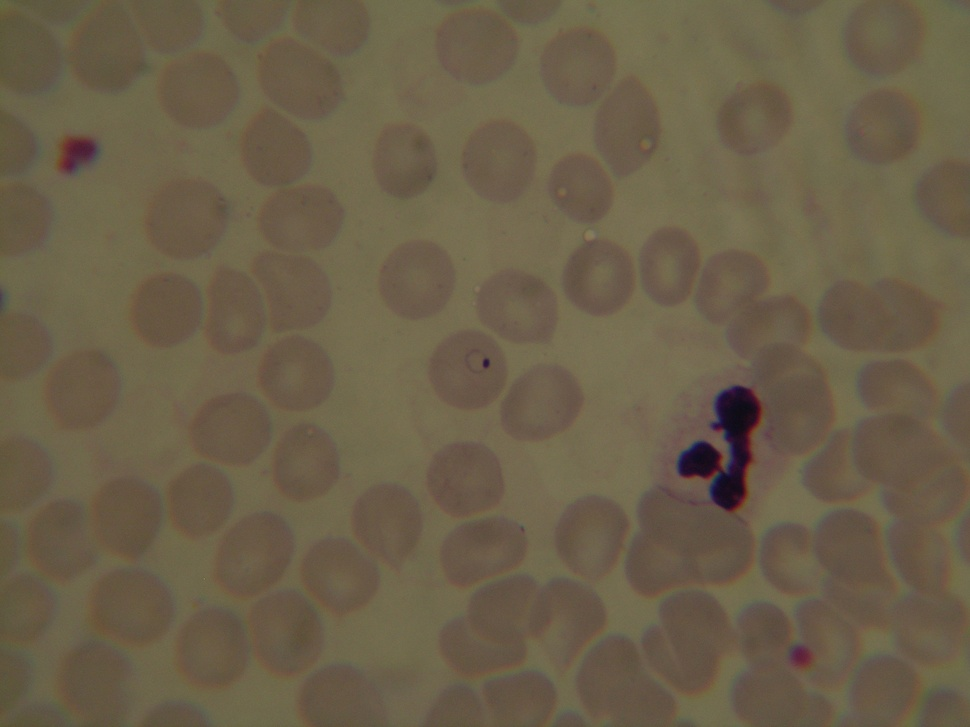
#> input picture test/images/blood_smear_1.JPG, 970 x 727 px, shrunk from 2592 x 1944 before the run, found by its file name; its folder holds only this picture in this run
$ jupyter execute --allow-errors fuzzy.ipynb   (shell and % lines are left out)
#> lines starting #> are read from the running program, lines starting #| are printed output that depends on the picture
[cell 1]
#https://ichi.pro/pt/segmentacao-de-imagem-com-clustering-198718633488102
#https://github.com/jeongHwarr/various_FCM_segmentation/blob/master/FCM.py
# =============================================================================
# Standard Fuzzy C-means algorithm
# (https://en.wikipedia.org/wiki/Fuzzy_clustering.)
# =============================================================================

import os
from os import listdir
from os.path import isfile, join
import cv2
import numpy as np
import matplotlib.pyplot as plt
from scipy.signal import convolve2d

[cell 2]
class FCM():
    def __init__(self, image, n_clusters, m, epsilon, max_iter):
        '''Modified Fuzzy C-means clustering
        <image>: 2D array, grey scale image.
        <n_clusters>: int, number of clusters/segments to create.
        <m>: float > 1, fuzziness parameter. A large <m> results in smaller
             membership values and fuzzier clusters. Commonly set to 2.
        <max_iter>: int, max number of iterations.
        '''

        #-------------------Check inputs-------------------
        if np.ndim(image) != 2:
            raise Exception("<image> needs to be 2D (gray scale image).")
        if n_clusters <= 0 or n_clusters != int(n_clusters):
            raise Exception("<n_clusters> needs to be positive integer.")
        if m < 1:
            raise Exception("<m> needs to be >= 1.")
        if epsilon <= 0:
            raise Exception("<epsilon> needs to be > 0")

        self.image = image
        self.n_clusters = n_clusters
        self.m = m
        self.epsilon = epsilon
        self.max_iter = max_iter

        self.shape = image.shape # image shape
        self.X = image.flatten().astype('float') # flatted image shape: (number of pixels,1)
        self.numPixels = image.size

    #---------------------------------------------
    def initial_U(self):
        U=np.zeros((self.numPixels, self.n_clusters))
        idx = np.arange(self.numPixels)
        for ii in range(self.n_clusters):
            idxii = idx%self.n_clusters==ii
            U[idxii,ii] = 1
        return U

    def update_U(self):
        '''Compute weights'''
        c_mesh,idx_mesh = np.meshgrid(self.C,self.X)
        power = 2./(self.m-1)
        p1 = abs(idx_mesh-c_mesh)**power
        p2 = np.sum((1./abs(idx_mesh-c_mesh))**power,axis=1)

        return 1./(p1*p2[:,None])

    def update_C(self):
        '''Compute centroid of clusters'''
        numerator = np.dot(self.X,self.U**self.m)
        denominator = np.sum(self.U**self.m,axis=0)
        return numerator/denominator

    def form_clusters(self):
        '''Iterative training'''
        d = 100
        self.U = self.initial_U()
        if self.max_iter != -1:
            i = 0
            while True:
                self.C = self.update_C()
                old_u = np.copy(self.U)
                self.U = self.update_U()
                d = np.sum(abs(self.U - old_u))
                print("Iteration %d : cost = %f" %(i, d))

                if d < self.epsilon or i > self.max_iter:
                    break
                i+=1
        else:
            i = 0
            while d > self.epsilon:
                self.C = self.update_C()
                old_u = np.copy(self.U)
                self.U = self.update_U()
                d = np.sum(abs(self.U - old_u))
                print("Iteration %d : cost = %f" %(i, d))

                if d < self.epsilon or i > self.max_iter:
                    break
                i+=1
        self.segmentImage()


    def deFuzzify(self):
        return np.argmax(self.U, axis = 1)

    def segmentImage(self):
        '''Segment image based on max weights'''

        result = self.deFuzzify()
        self.result = result.reshape(self.shape).astype('int')

        return self.result


def main(IS_PLOT=True,IS_SAVE=True, n_clusters=3, m=2, epsilon=5, max_iter=10):
#> called with IS_PLOT = True, IS_SAVE = True, n_clusters = 5, m = 2, epsilon = 5, max_iter = 20
    IMG_PATH = "images"
    OUTPUT_PATH = "output"
    OUTPUT_PLOT_PATH = os.path.join(OUTPUT_PATH,'segmentation') # path for output (plot directory)


    files = [f for f in listdir(IMG_PATH) if isfile(join(IMG_PATH, f))] # read all files in IMG_PATH

    for file in files:
        target_img_path = os.path.join(IMG_PATH,file)
        try:
            #--------------Lord image file--------------
            img= cv2.imread(target_img_path, cv2.IMREAD_GRAYSCALE) # cf. 8bit image-> 0~255
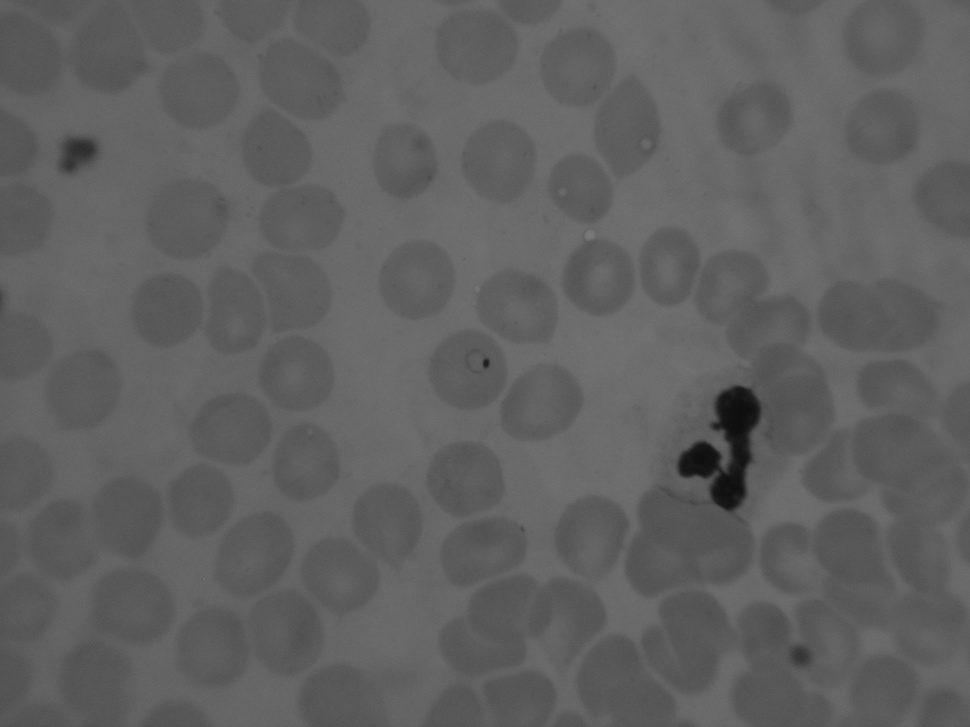
#> img: shape (727, 970); min 12, max 125, mean 96.5

            #--------------Clustering--------------
            cluster = FCM(img, n_clusters=n_clusters, m=m, epsilon=epsilon, max_iter=max_iter)
            cluster.form_clusters()
#> the loop in form_clusters, `while True:` made 22 passes
#> (numerator in update_C, self.C) on passes 1 to 7: ([13607502, 13609640, 13611415, 13612204, 13613485], [96.48, 96.5, 96.51, 96.51, 96.52]), ([2727917.1, 2722462, 2720852, 2720977.1, 2722286.5], [96.41, 96.47, 96.52, 96.54, 96.58]), ([2790515.1, 2716994, 2705719.9, 2713514.4, 2744792.3], [96.13, 96.37, 96.57, 96.66, 96.8]), ([4163426.4, 2562733.8, 2542305.6, 2616004.7, 3319867], [95.4, 95.97, 96.77, 97.12, 97.53]), ([4805577.7, 4512376, 2230162.3, 3548336.7, 3841133.6], [93.56, 95.15, 97.39, 98.14, 99.47]), ([9708655.3, 4615919.4, 2741208.7, 3530689.3, 7974802], [91.62, 93.94, 97.96, 99.65, 101.6]), ([12006712.7, 6465571.1, 4091471.9, 4331373.9, 11800390], [89.95, 93.29, 97.75, 100.7, 103.4])
            result=cluster.result
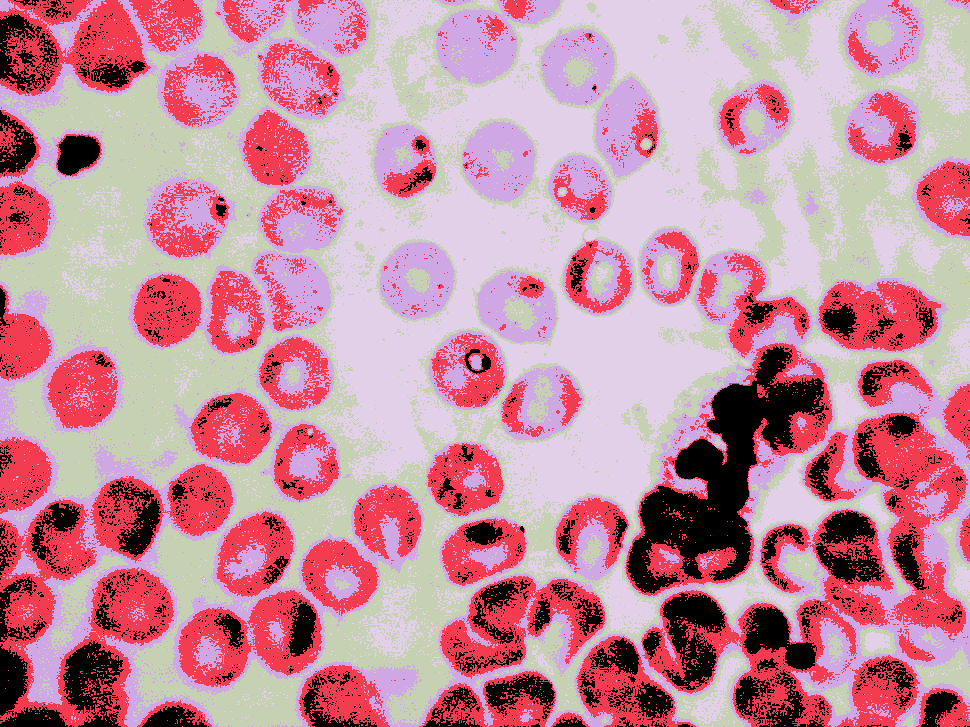
#> result: shape (727, 970) int64; 5 distinct labels, from 0 to 4; one colour per label, 0 black


            #do it on the hue
            img= cv2.imread(target_img_path, 1) # cf. 8bit image-> 0~255
#> img is the input picture: shape (727, 970, 3); mean B, G, R 73, 95.5, 107.6
            hsv = cv2.cvtColor(img, cv2.COLOR_RGB2HSV)
#> hsv: shape (727, 970, 3); mean H, S, V 100.7, 82.8, 107.6
            hue, s, v = cv2.split(hsv)
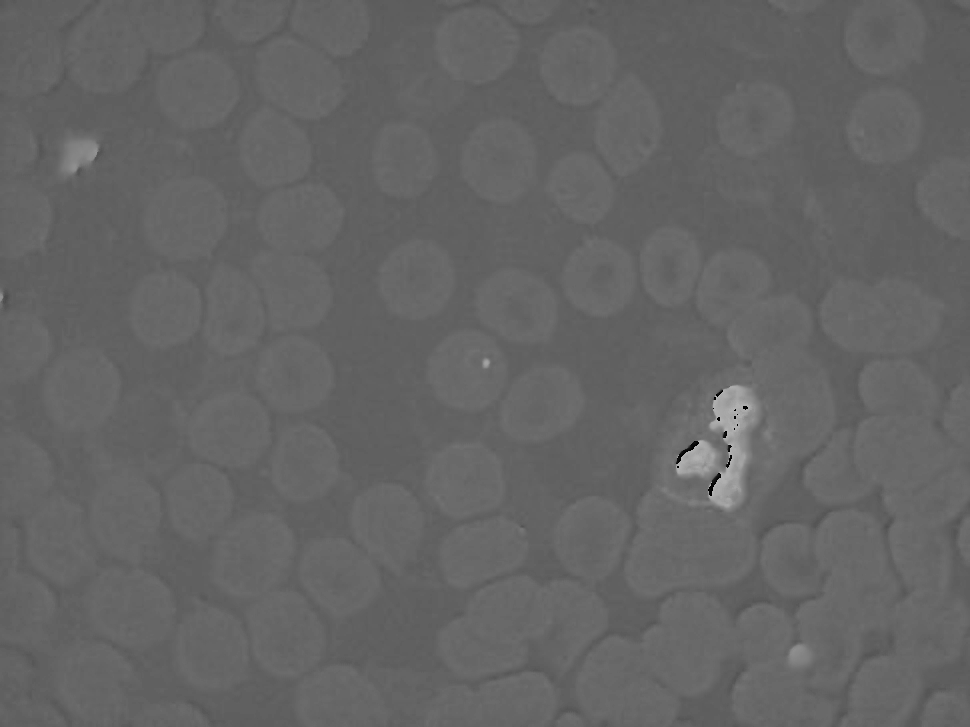
#> hue: shape (727, 970); min 0, max 179, mean 100.7
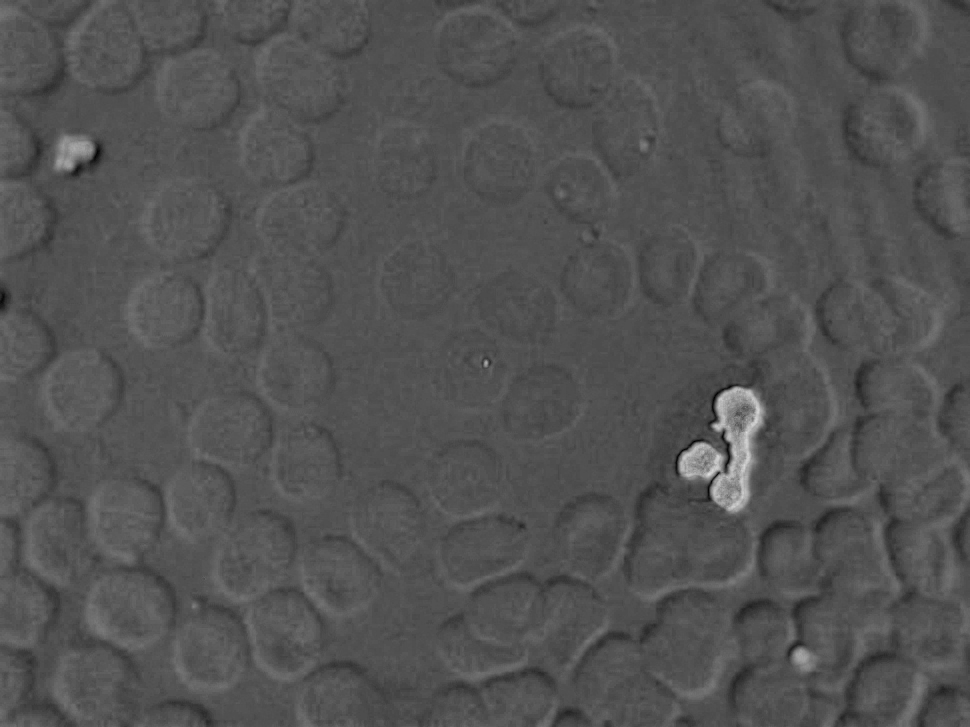
#> s: shape (727, 970); min 0, max 222, mean 82.8

            cluster2 = FCM(hue, n_clusters=n_clusters, m=m, epsilon=epsilon, max_iter=max_iter)
            cluster2.form_clusters()
#> the loop in form_clusters (call 2), `while True:` made 22 passes
#> (numerator in update_C, self.C) on passes 1 to 7: ([14207070, 14209630, 14209704, 14209080, 14206565], [100.7, 100.8, 100.8, 100.7, 100.7]), ([2820469.9, 2862734.2, 2864275, 2851894.1, 2814355.2], [100.7, 100.8, 100.8, 100.8, 100.7]), ([2772339.6, 2932195.8, 2942612.2, 2868890.4, 2769129.7], [100.6, 100.9, 100.9, 100.8, 100.5]), ([2757271.1, 3230144.5, 3407978.3, 2731554.4, 2931782.3], [100.1, 101.2, 101.2, 101, 99.95]), ([2682019, 3033350.9, 3109762.5, 6043152.6, 6279050.7], [98.8, 102.4, 102.5, 101.4, 99.11]), ([6197797.5, 4732098.5, 4797570.4, 4217801.9, 5800558.7], [97.2, 103.8, 103.9, 101.6, 98.06]), ([10577741.1, 4122444.6, 6047890.6, 9769797.7, 9382129.9], [96.22, 105.1, 104.9, 101.7, 97.95])
            result2=cluster2.result
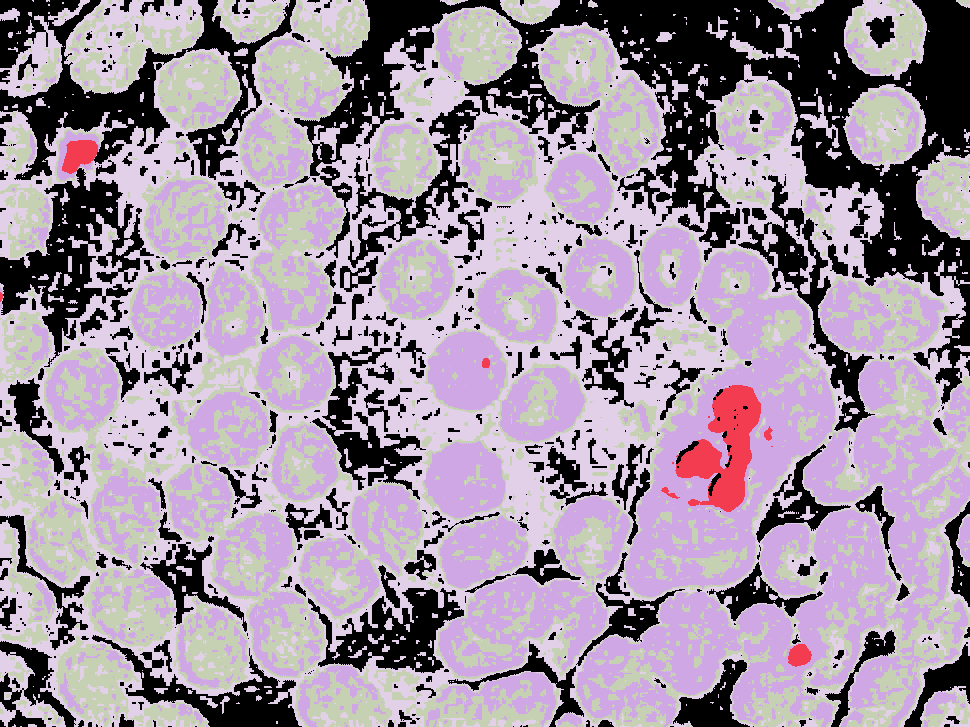
#> result2: shape (727, 970) int64; 5 distinct labels, from 0 to 4; one colour per label, 0 black


            #-------------------Plot and save result------------------------
            if IS_PLOT:

                fig=plt.figure(figsize=(12,8),dpi=100)

                ax1=fig.add_subplot(1,3,1)
                ax1.imshow(img,cmap='gray')
                ax1.set_title('image')

                ax2=fig.add_subplot(1,3,2)
                ax2.imshow(result)
                ax2.set_title('segmentation')

                ax2=fig.add_subplot(1,3,3)
                ax2.imshow(result2)
                ax2.set_title('hue segmentation')

                plt.show(block=False)
#> figure, not shown here; B, G, R data is drawn as R, G, B
                plt.close()

            if IS_SAVE:
                #makedirs(OUTPUT_PLOT_PATH)
                seg_result_path = os.path.join(OUTPUT_PLOT_PATH,"%s.png"%(os.path.splitext(file)[0]))
                plt.imshow(result)
                plt.savefig(seg_result_path, dpi=300)
                plt.close()


        except IOError:
            print("Error")

if __name__ == '__main__':
    main(n_clusters=5, m=2, epsilon=5, max_iter=20)
